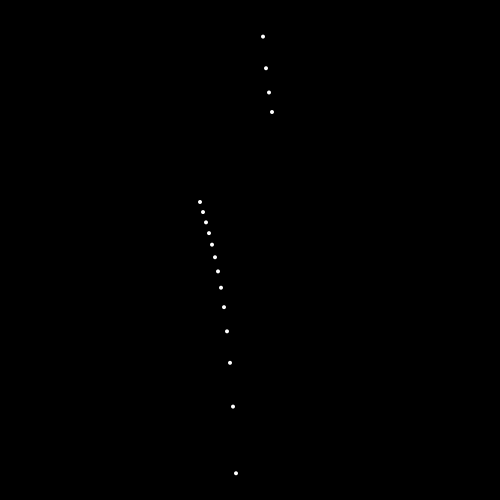
Frame 1 (no input)
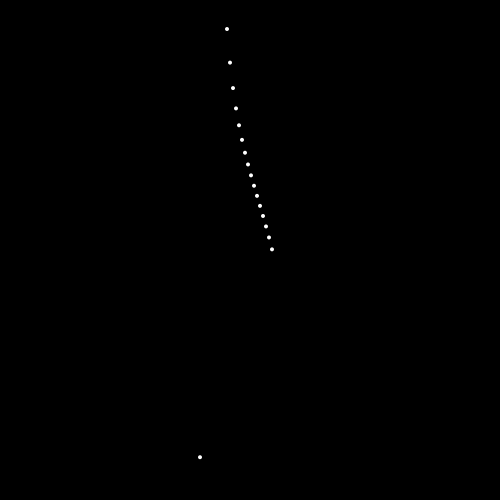
Frame 60 (the mouse pressed at the canvas centre just before this capture)
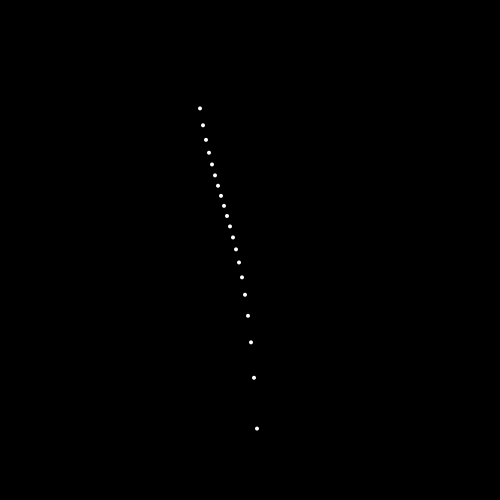
Frame 120 (the mouse held since frame 60 and released just before this capture)

The Processing sketch that drew these frames (run headless with seeded random() and noise(); from frame 60 on, the mouse is pressed at the canvas centre):

// Processing sketch: processing_103832
// ── processing_103832.pde

//Idea and general structure taken from: http://processing.org/examples/sinewave.html
//tangent!
float theta = 0.0;
float x;
float height = 100;
float dWidth;
float dx = .1;
float[] yvalues;

void setup() {  //setup function called initially, only once
  size(500, 500);
  dWidth = 5;
  yvalues = new float[25];
}

void draw() {  //draw function loops 
    background(0);
    calcPos();
    drawPos();
}

void calcPos(){
    theta += .02;
    x = theta;
    for(int i = 0; i< yvalues.length; i++){
        yvalues[i] = height*tan(x);
        x+=dx;
    }
}

void drawPos(){
    noStroke();
    fill(255);
    // A simple way to draw the wave with an ellipse at each location taken from Daniel Shiffman. 
    for (int x = 0; x < yvalues.length; x++) {
        ellipse(x*3+200, yvalues[x]+200, 4, 4);
    }
}
